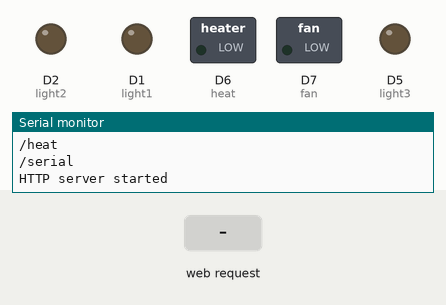
A sketch run on a simulated ESP8266 (NodeMCU). On the bench: switched loads named in the sketch (green lamp = pin HIGH), output pins drawn as LEDs (lit = HIGH), the last lines printed to the serial monitor. The test bench sets the inputs (shaded band). WiFi joins after 1.5 s; servers stay silent unless stated; storage starts empty.

Above: at 2.7 s.
2.8 s: HTTP request GET /light1 received
At 3.6 s:
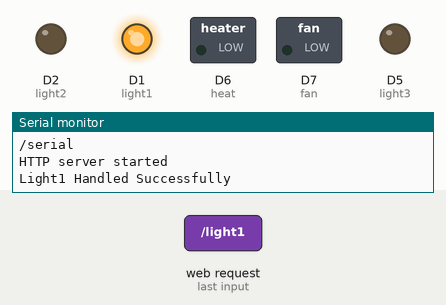
4.3 s: HTTP request GET /fan received
At 4.7 s:
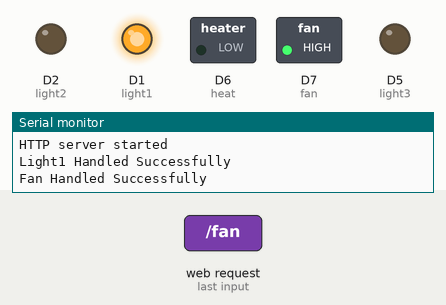
5.8 s: HTTP request GET /heat received
At 7.0 s:
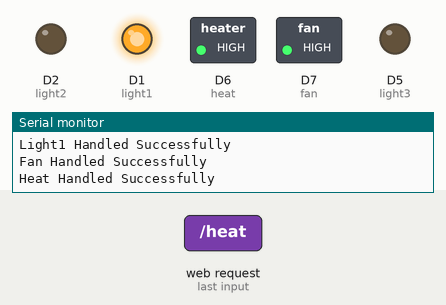
7.3 s: HTTP request GET /light2 received
At 8.2 s:
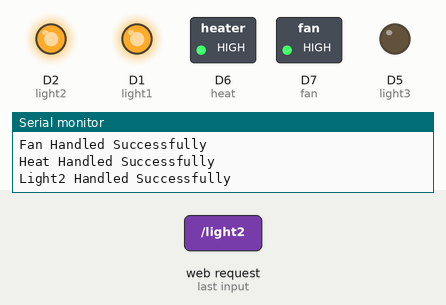
8.8 s: HTTP request GET /light3 received
At 9.4 s:
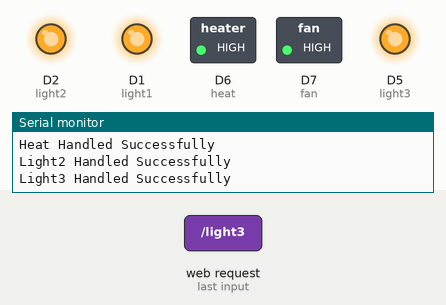
10.3 s: HTTP request GET /light1?message=1 received
At 11.7 s:
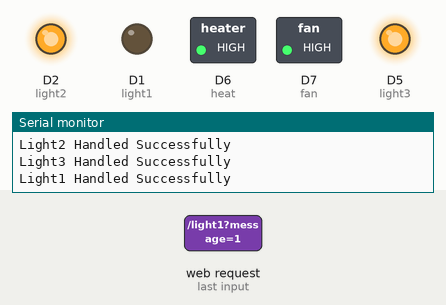
Timing chart, 0 to 12.8 s (numbered marks = the images above; inputs shaded):
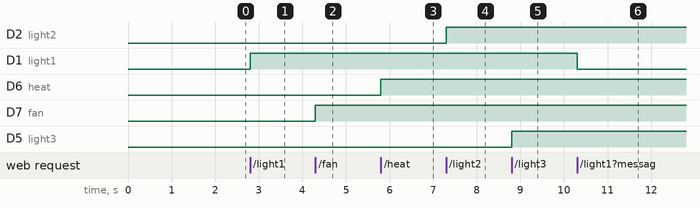

Measured:
- after the input at 2.8 s, D1 (light1): LOW → HIGH at once
- after the input at 4.3 s, D7 (fan): LOW → HIGH at once
- after the input at 5.8 s, D6 (heat): LOW → HIGH at once
- after the input at 7.3 s, D2 (light2): LOW → HIGH at once
- after the input at 8.8 s, D5 (light3): LOW → HIGH at once
- after the input at 10.3 s, D1 (light1): HIGH → LOW at once

The sketch:

ESPVanduinoV4.ino
```cpp
#include <ESP8266WiFi.h>
#include <ESP8266WebServer.h>
#include <FS.h>
#include <DHT.h>
#include "DHT_Async.h"
#include <ArduinoOTA.h>
#include <deque>
//#include <ESP8266mDNS.h>

#define DHT_SENSOR_TYPE DHT_TYPE_11
const char* ssid = "NETGEAR80";
const char* password = "dailycoconut482";
const int DHT_SENSOR_PIN = D4 ;
const int light1 = D1;
const int light2 = D2;
const int light3 = D5;
const int heat = D6;
const int fan = D7;

bool measureEnvironment(float *temperature, float *humidity);
bool light1State = false;
bool light2State = false;
bool light3State = false;
bool fanState = false;
bool heatState = false;


void handleRoot();
void handleDiagram();
void handleLight1();
void handleLight2();
void handleLight3();
void handleFan();
void handleHeat();
void handleRemoteSerial();
void setupOTA();
void handleSerialOutput();

void serveFile(const char* filename, const char* contentType);


std::deque<String> serialBuffer;
const int BUFFER_SIZE = 10;

DHT_Async dht_sensor(DHT_SENSOR_PIN, DHT_SENSOR_TYPE);
ESP8266WebServer server(80);

// Set your Static IP address
IPAddress local_IP(192, 168, 0, 50);
IPAddress gateway(192, 168, 0, 1);
IPAddress subnet(255, 255, 255, 0);
IPAddress primaryDNS(8, 8, 8, 8);   //optional
IPAddress secondaryDNS(8, 8, 4, 4); //optional

void setup() {
  pinMode(light1, OUTPUT);
  pinMode(light2, OUTPUT);
  pinMode(light3, OUTPUT);
  pinMode(heat, OUTPUT);
  pinMode(fan, OUTPUT);
  digitalWrite(light1, LOW);
  digitalWrite(light2, LOW);
  digitalWrite(light3, LOW);
  digitalWrite(heat, LOW);
  digitalWrite(fan, LOW);
  Serial.println("DHT_SENSOR");
  //  Serial.println(L1);
  //  Serial.println(L2);
  //  Serial.println(L3);
  //  Serial.println(H);
  //  Serial.println(F);

  server.on("/serial-output", HTTP_GET, handleSerialOutput); // New endpoint for serial output
  Serial.begin(115200);
  Serial.println();
  WiFi.begin(ssid, password);
  while (WiFi.status() != WL_CONNECTED) {
    delay(500);
    Serial.print(".");
  }
  Serial.println("Connected to WiFi");

  Serial.println();
  if (!SPIFFS.begin()) {
    Serial.println("Failed to mount file system");
    return;
  }
  Serial.println();
  Serial.println("Server Endpoints");
  server.on("/", handleRoot);
  Serial.println("/ root");
  //  server.on("/pins", handlePinsPageRequest);
  //    Serial.println("/pins");
  server.on("/light1", handleLight1);
  Serial.println("/light1");
  server.on("/light2", handleLight2);
  Serial.println("/light2");
  server.on("/light3", handleLight3);
  Serial.println("/light3");
  server.on("/fan", handleFan);
  Serial.println("/fan");
  server.on("/heat", handleHeat);
  Serial.println("/heat");
  server.on("/serial", HTTP_POST, handleRemoteSerial);
  Serial.println("/serial");
  // Serve files
  server.on("/3d.jpg", HTTP_GET, []() {
    serveFile("/3d.jpg", "image/jpeg");
  });
  server.on("/banner.png", HTTP_GET, []() {
    serveFile("/banner.png", "image/png");
  });
  server.on("/Esp8266.png", HTTP_GET, []() {
    serveFile("/Esp8266.png", "image/png");
  });
  server.on("/off2.jpg", HTTP_GET, []() {
    serveFile("/off2.jpg", "image/jpeg");
  });
  server.on("/on2.jpg", HTTP_GET, []() {
    serveFile("/on2.jpg", "image/jpeg");
  });
  server.on("/switchSound.wav", HTTP_GET, []() {
    serveFile("/switchSound.wav", "audio/wav");
  });
  server.on("/vanduinopins.png", HTTP_GET, []() {
    serveFile("/vanduinopins.png", "image/png");
  });
  server.begin();
  Serial.println("HTTP server started");
  setupOTA();
}
void loop() {
  server.handleClient();
  ArduinoOTA.handle();
  //MDNS.update();
  //% TEMPERATURE % = dht_sensor.measure(temperature);
  //  % HUMIDITY %= dht_sensor.measure(humidity);
}
void handleRemoteSerial() {
  if (server.hasArg("message")) {
    String message = server.arg("message");
    Serial.println("Received from remote: " + message);
    serialBuffer.push_back("Received: " + message);
    if (serialBuffer.size() > BUFFER_SIZE) {
      serialBuffer.pop_front(); // Remove oldest message if buffer exceeds size
    }
    server.send(200, "application/json", "{\"status\": \"success\", \"message\": \"Message received\"}");
  } else {
    server.send(400, "application/json", "{\"status\": \"error\", \"message\": \"No message provided\"}");
  }
}
void handleSerialOutput() {
  String output = "[";
  for (size_t i = 0; i < serialBuffer.size(); i++) {
    output += "\"" + serialBuffer[i] + "\"";
    if (i < serialBuffer.size() - 1) {
      output += ",";
    }
  }
  output += "]";
  server.send(200, "application/json", output);
  if (server.hasArg("message")) {
    String message = server.arg("message");
    Serial.println("Received from remote: " + message);
    server.send(200, "application/json", "{\"status\": \"success\", \"message\": \"Message received\"}");
  } else {
    server.send(400, "application/json", "{\"status\": \"error\", \"message\": \"No message provided\"}");
  }
}
void handleRoot() {
  serveFile("/index.html", "text/html");
}
//void handlePinsPageRequest() {
//  serveFile("/pins.html", "text/html");
//}
void handleLight1() {
  light1State = !light1State; // Toggle the state
  digitalWrite(light1, light1State ? HIGH : LOW);
  String response = String("{\"status\": \"success\", \"message\": \"Light 1 ") + (light1State ? "on" : "off") + "\"}";
  server.send(200, "application/json", response);
  Serial.println("Light1 Handled Successfully");
}
void handleLight2() {
  light2State = !light2State; // Toggle the state
  digitalWrite(light2, light2State ? HIGH : LOW);
  String response = String("{\"status\": \"success\", \"message\": \"Light 2 ") + (light2State ? "on" : "off") + "\"}";
  server.send(200, "application/json", response);
  Serial.println("Light2 Handled Successfully");
}
void handleLight3() {
  light3State = !light3State; // Toggle the state
  digitalWrite(light3, light3State ? HIGH : LOW);
  String response = String("{\"status\": \"success\", \"message\": \"Light 3 ") + (light3State ? "on" : "off") + "\"}";
  server.send(200, "application/json", response);
  Serial.println("Light3 Handled Successfully");
}
void handleFan() {
  fanState = !fanState; // Toggle the state
  digitalWrite(fan, fanState ? HIGH : LOW);
  String response = String("{\"status\": \"success\", \"message\": \"Fan ") + (fanState ? "on" : "off") + "\"}";
  server.send(200, "application/json", response);
  Serial.println("Fan Handled Successfully");
}
void handleHeat() {
  heatState = !heatState; // Toggle the state
  digitalWrite(heat, heatState ? HIGH : LOW);
  String response = String("{\"status\": \"success\", \"message\": \"Heater ") + (heatState ? "on" : "off") + "\"}";
  server.send(200, "application/json", response);
  Serial.println("Heat Handled Successfully");
}
void serveFile(const char* filename, const char* contentType) {
  File file = SPIFFS.open(filename, "r");
  if (!file) {
    server.send(404, "text/plain", "File Not Found");
    return;
  }
  server.streamFile(file, contentType);
  file.close();
}
bool measureEnvironment(float *temperature, float *humidity) {
  static unsigned long measurement_timestamp = millis();
  if (millis() - measurement_timestamp > 4000ul) {
    if (dht_sensor.measure(temperature, humidity)) {
      measurement_timestamp = millis();
      return true;
    }
  }
  return false;
}
void setupOTA() {
  ArduinoOTA.onStart([]() {
    String type;
    if (ArduinoOTA.getCommand() == U_FLASH) {
      type = "sketch"; // firmware
    } else { // U_SPIFFS
      type = "filesystem"; // SPIFFS
    }
    // NOTE: if updating SPIFFS this would be the place to unmount SPIFFS using SPIFFS.end()
    Serial.println("Start updating " + type);
  });
  ArduinoOTA.onEnd([]() {
    Serial.println("\nEnd");
  });
  ArduinoOTA.onProgress([](unsigned int progress, unsigned int total) {
    Serial.printf("Progress: %u%%\r", (progress / (total / 100)));
  });
  ArduinoOTA.onError([](ota_error_t error) {
    Serial.printf("Error[%u]: ", error);
    if (error == OTA_AUTH_ERROR) {
      Serial.println("Auth Failed");
    } else if (error == OTA_BEGIN_ERROR) {
      Serial.println("Begin Failed");
    } else if (error == OTA_CONNECT_ERROR) {
      Serial.println("Connect Failed");
    } else if (error == OTA_RECEIVE_ERROR) {
      Serial.println("Receive Failed");
    } else if (error == OTA_END_ERROR) {
      Serial.println("End Failed");
    }
  });
  ArduinoOTA.begin();
}
```
